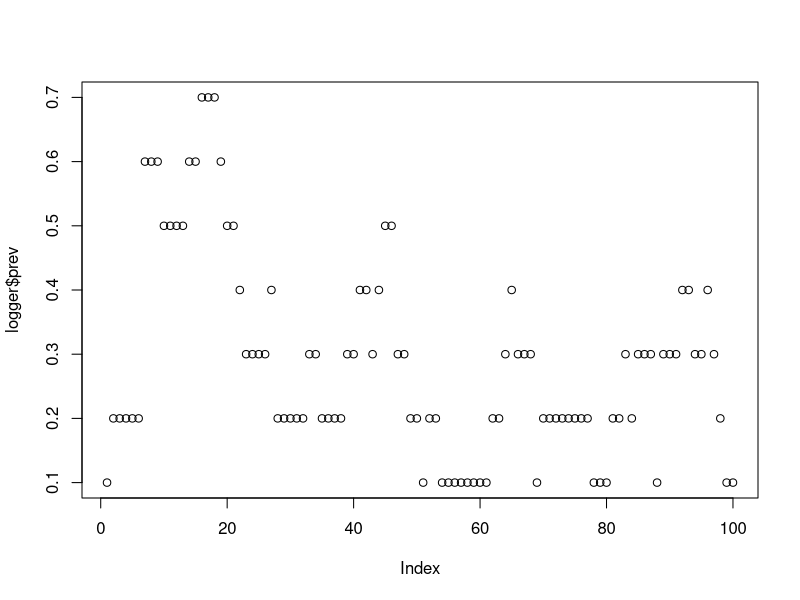
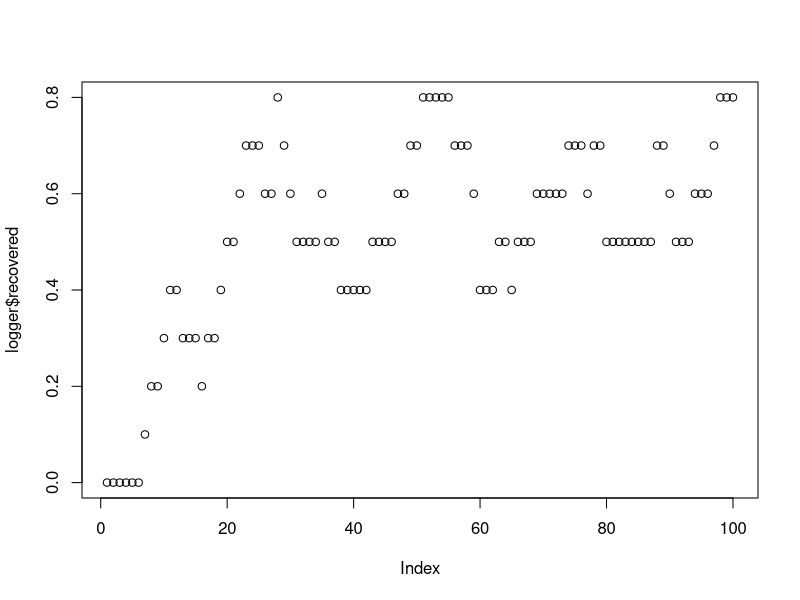
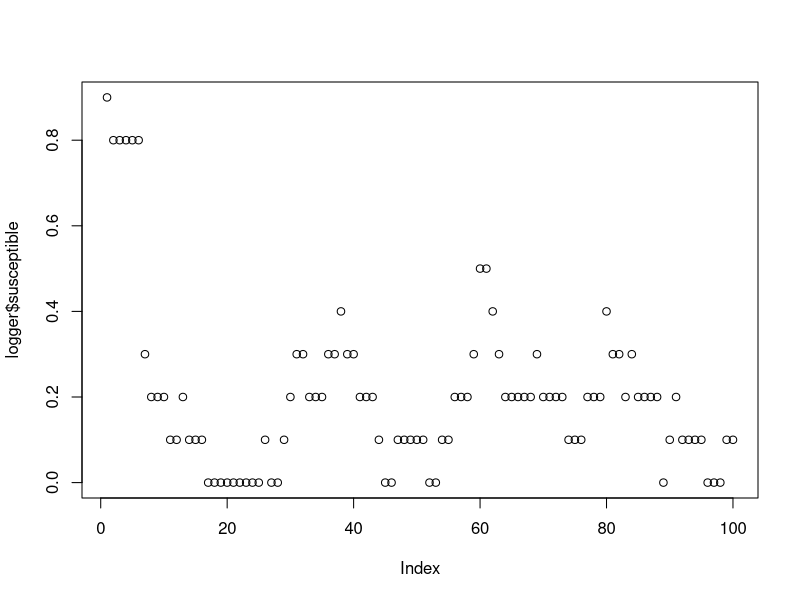
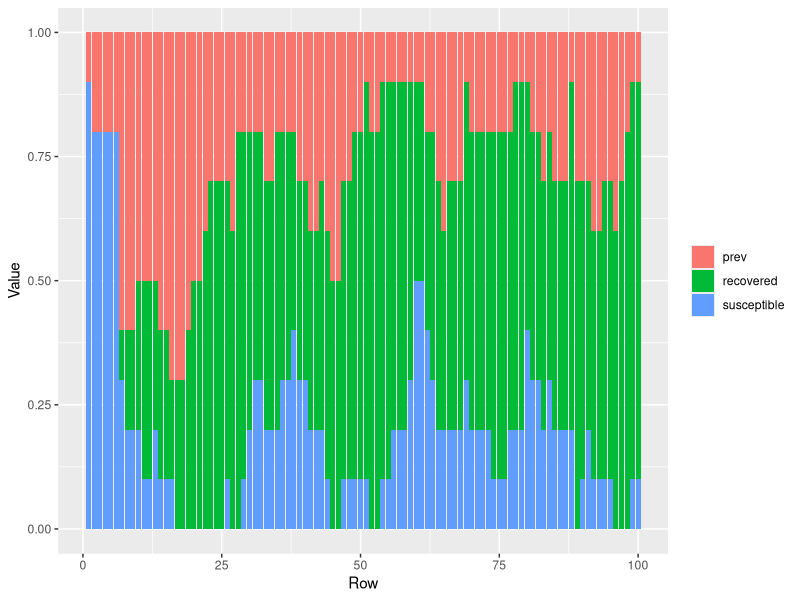

The R source for these figures, in order:
## ---- chunk 1
seed <- set.seed(20260604)
# set timestep size in days
dt <- 1
params <- list(
  
  # simulation setup
  timestep_size = dt,
  individual_index = 1:10,
  init_compartment = c('I', rep("S", 9)), 
  n_time_steps = 100,
  
  # epi params
  n_contact_events_per_day = 2,
  p_infection_per_contact_event = 0.2,
  p_recovery_per_day = 0.1, # rate to become recovered
  p_reversion_per_day = 0.05
)

## ---- chunk 2

simulate_contact_pairs <- function(
    individual_index  = params$individual_index,
    n_contact_events_per_day = params$n_contact_events_per_day) {
  
  n_individuals <- length(individual_index) 
  sample_size_contact_events <- n_contact_events_per_day*n_individuals

first_contact <- sample(x = individual_index, size = sample_size_contact_events, replace = TRUE)
second_contact <- sample(x = individual_index, size = sample_size_contact_events, replace = TRUE)

keep <- first_contact != second_contact 

# at the moment this allows for multiple contact events between the same pair in the same timestep
contact_pairs <- data.frame(first_contact = first_contact[keep], second_contact = second_contact[keep])

return(contact_pairs)
}

## ---- chunk 3
# For testing
index <- 3

infection_function <- function(
    index,
    prob_infection,
    contact_pairs,
    compartment
  ){
  state <- compartment[index]
  
  if (state == "I") {
    return("I")
  } else if (state == "R" ) {
    return("R") 
  } else {
    contacts_1 <- contact_pairs$second_contact[contact_pairs$first_contact == index]
    contacts_2 <- contact_pairs$first_contact[contact_pairs$second_contact == index]
    contacts <- c(contacts_1, contacts_2)
    
    contacted <- seq_along(compartment) %in% contacts # exclude multiple contact events between the same pair within the same timestep --- note we intend to look over this decision in the future
    infectious_contacts <- (compartment == "I") & contacted   
    
    possible_infections <- prob_infection*infectious_contacts
    
    outcome <- rbinom(
      n = length(possible_infections),
      size = 1,
      prob = possible_infections
    )
    
    if (max(outcome) ==1) {
      state <- "I"
    }
    
    return(state)
  }
}

#Test
# for (i in 1:10){
#   inf <- infection_function(
#       index = i,
#       prob_infection = params$p_infection_per_contact_event,
#       contact_pairs = contact_pairs_over_time[[1]],
#       compartment = params$init_compartment
#       )
#   print(inf)
# }

## ---- chunk 4
recovery_function <- function(
    index,
    prob_recovery,
    compartment
  ){
  
    state <- compartment[index]
    
    # if they are infected, make them susceptible with some probability
    if (state == "I") {
      # make them susceptible again with some probability
      # recovered <- as.logical(rbinom(1, 1, prob = prob_recovery))
      this_one_is_recovered <- runif(1, min = 0, max = 1) < prob_recovery
      
      if (this_one_is_recovered){
        state <- "R"
      }
    }
    
    # return the new infection status
   return(state)

}

# Test 
# for (i in 1:10){
#   st <- recovery_function(
#     index = i,
#     prob_recovery = 0.3,
#     compartment = rep("I",10)
#   )
#   print(st)
# }


## ---- chunk 5
reversion_function <- function(
    index,
    prob_reversion,
    compartment
  ){
  
    state <- compartment[index]
    
    # if they are infected, make them susceptible with some probability
    if (state == "R") {
      # make them susceptible again with some probability
      # recovered <- as.logical(rbinom(1, 1, prob = prob_recovery))
      this_one_is_reverted <- runif(1, min = 0, max = 1) < prob_reversion
      
      if (this_one_is_reverted){
        state <- "S"
      }
    }
    
    # return the new infection status
   return(state)

}

# Test 
# for (i in 1:10){
#   st <- recovery_function(
#     index = i,
#     prob_recovery = 0.3,
#     compartment = rep("I",10)
#   )
#   print(st)
# }


## ---- chunk 6
# Time-steps
# Currently takes in single contact_pairs object (should take in a unique one per time step)
individual_df <- data.frame(
  compartment = params$init_compartment
  # to add more columns later 
)

# a logger to record information 
logger <- data.frame (
  prev = c(mean(individual_df$compartment == "I"), rep(NA, params$n_time_steps - 1)),
  recovered = c(mean(individual_df$compartment == "R"), rep(NA, params$n_time_steps - 1)),
  susceptible = c(mean(individual_df$compartment == "S"), rep(NA, params$n_time_steps - 1))
)

contact_pairs_over_time <- list()

for (t in 1:((params$n_time_steps)-1)) {
  
  # 
  contact_pairs_over_time[[t]] <- simulate_contact_pairs()
  
  susceptible_after_reversions <- rep(NA, length(params$individual_index))
  infected_after_infections <- rep(NA, length(params$individual_index))
  infected_after_recoveries <- rep(NA, length(params$individual_index))
  
  current_compartment <- individual_df$compartment
  
  
  # do reversion (from recovered to susceptible)
    for (i in params$individual_index) {

    # # binomial process of probability of reversion
    # p_not_recover_per_day <- 1 - params$p_recovery_per_day
    # n_days <- params$timestep_size
    # p_not_recover_per_timestep <- p_not_recover_per_day ^ n_days
    # p_recovery_per_timestep <- 1 - p_not_recover_per_timestep
    p_reversion_per_timestep <- 1 - (1 - params$p_reversion_per_day) ^ params$timestep_size
    
    # note in a compartmental type model with a rate, applied to a discrete timestep, the probability of changing state over that timestep is: 1 - exp(-rate * dt)

    
    y <- reversion_function(
      index = i, 
      prob_reversion = p_reversion_per_timestep, 
      # this doesn't include the new infections in this time step! That's nice?
      compartment = current_compartment
    )
    
    susceptible_after_reversions[i] <- (y == "S")

  }

  
  # do infections
  for (i in params$individual_index) {
    y <- infection_function(
      index = i, 
      prob_infection = params$p_infection_per_contact_event, 
      contact_pairs = contact_pairs_over_time[[t]], 
      compartment = current_compartment
      )
    
    infected_after_infections[i] <- (y == "I")
  }
  

  
  # do recoveries
  for (i in params$individual_index) {

    # # binomial process ofr probability of recovery
    # p_not_recover_per_day <- 1 - params$p_recovery_per_day
    # n_days <- params$timestep_size
    # p_not_recover_per_timestep <- p_not_recover_per_day ^ n_days
    # p_recovery_per_timestep <- 1 - p_not_recover_per_timestep
    p_recovery_per_timestep <- 1 - (1 - params$p_recovery_per_day) ^ params$timestep_size
    
    # note in a compartmental type model with a rate, applied to a discrete timestep, the probability of changing state over that timestep is: 1 - exp(-rate * dt)

    
    y <- recovery_function(
      index = i, 
      prob_recovery = p_recovery_per_timestep, 
      # this doesn't include the new infections in this time step! That's nice?
      compartment = current_compartment
    )
    
    infected_after_recoveries[i] <- (y == "I")
  }
  
  # Update to be a logical rather than a string
  previously_infected <- (individual_df$compartment == "I")
  previously_recovered <- (individual_df$compartment == "R")
  previously_susceptible <- (individual_df$compartment == "S")

  newly_infected <- infected_after_infections & !previously_infected
  newly_recovered <- !infected_after_recoveries & previously_infected
  newly_susceptible <- susceptible_after_reversions & !previously_susceptible

  # what do we put in the new infection status? 
  # If previously infected and haven't recovered -> still infected
  # If not previously infected and became infected -> infected
  currently_infected <- (previously_infected & !newly_recovered) |
    (!previously_infected & newly_infected)
  currently_recovered <- (previously_recovered & !newly_susceptible) |
    (!previously_recovered & newly_recovered)
  currently_susceptible <- (previously_susceptible & !newly_infected) | (!previously_susceptible & newly_susceptible)
  
  
  ## later should be revised to ensure that individuals are not TRUE in two 
  ## different categories
  individual_df$compartment <- dplyr::case_when(
    currently_infected ~ "I",
    currently_recovered ~ "R",
    currently_susceptible ~ "S",
    .default = "S" # check if this default is in any way different to currently_susceptible - we should have the logic captured above (line 311 for now...)
  )
  
 
  logger$prev[t + 1] <-  mean(currently_infected)
  logger$recovered[t + 1] <- mean(currently_recovered)
  logger$susceptible[t + 1] <- mean(currently_susceptible)
  
}


logger
# can print contact pairs for diagnostics
# print(contact_pairs_over_time)

## ---- chunk 7
plot(logger$prev)
plot(logger$recovered) # should be monotonic increasing. yay # not any more sukas
plot(logger$susceptible)

## ---- chunk 8
library(ggplot2)
library(dplyr)
library(tidyr)

logger |>
  mutate(row = row_number()) |>
  pivot_longer(-row, names_to = "column", values_to = "value") |>
  ggplot(aes(x = row, y = value, fill = column)) +
  geom_col() +
  labs(x = "Row", y = "Value", fill = NULL)
